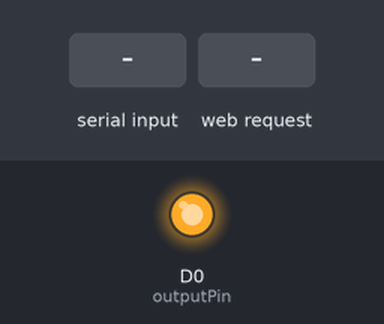
The sketch below on a simulated ESP8266 (NodeMCU). Parts: output pins drawn as LEDs (lit = HIGH). The test bench sets the inputs (shaded band). WiFi joins after 1.5 s; servers stay silent unless stated; what the sketch prints to the serial monitor is not drawn.

Above: at 2.7 s.
2.8 s: "on\n" received over the second serial link
At 5.0 s:
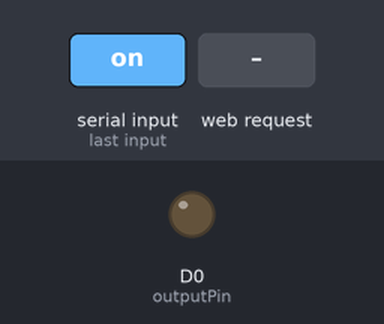
5.3 s: HTTP request GET /5/on received
6.8 s: "0\n" received over the second serial link
At 9.0 s:
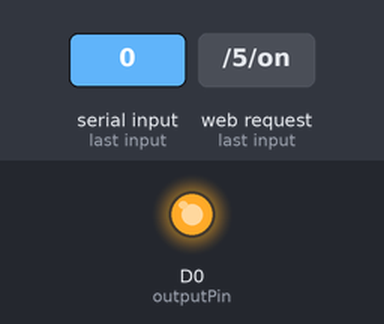
9.3 s: HTTP request GET /5/off received
10.8 s: HTTP request GET /on received
12.3 s: "GET /5/on\n" received over the second serial link
Timing chart, 0 to 15.3 s (numbered marks = the images above; inputs shaded):
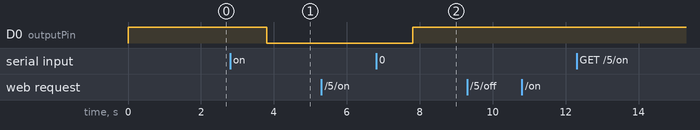

Measured:
- after the input at 2.8 s, D0 (outputPin): HIGH → LOW after 1.0 s
- after the input at 5.3 s, every drawn part: stays the same
- after the input at 6.8 s, D0 (outputPin): LOW → HIGH after 1.0 s
- after the input at 9.3 s, every drawn part: stays the same
- after the input at 10.8 s, every drawn part: stays the same
- after the input at 12.3 s, every drawn part: stays the same

The sketch:

ESP8266_Src.ino
```cpp
#include <SoftwareSerial.h>
#include <ESP8266WiFi.h>

SoftwareSerial mySerial(D4, D5); //RX, TX
// D4 RX - PA9
// D5 TX - PA10
// (Send and Receive)\

//Replace with my networl credentials
const char* ssid = "jck";
const char* password = "jck12345678";
//Set web server port number to 8888
WiFiServer server(80);

//Variable to store the HTTP request
String header;

//Auxiliar variable to store the current output store
String outputLD2 = "off";
String IP = "";
//Assign output variable to GPIO pins
const byte outputPin = D0;

//Current time
unsigned long currentTime = millis();
//Previous time
unsigned long previousTime = 0;
//Define timeout time in milliseconds (example: 2000 ms = 2s )
const long timeoutTime = 2000;

void setup() {
  Serial.begin(115200);
  mySerial.begin(115200);
  // put your setup code here, to run once:
  // Connect to Wi-Fi network with SSID and password
//  pinMode(LED_BUILTIN,OUTPUT);
  Serial.print("Connecting to ");
  Serial.println(ssid);
  WiFi.begin(ssid, password);
//  mySerial.begin(9600);
//
//  pinMode(rxPin, INPUT);
//  pinMode(txPin, OUTPUT);
  pinMode(outputPin, OUTPUT);
//  pinMode(D0,OUTPUT);
//
  digitalWrite(outputPin, HIGH);
  while (WiFi.status() != WL_CONNECTED) {
    Serial.print(".");
    delay(500);
  }

  // Print local IP address and start web server
  Serial.println("");
  Serial.println("WiFi connected.");
  Serial.println("IP address: ");
  Serial.println(WiFi.localIP());
  IP = IpAddress2String(WiFi.localIP());
  server.begin();
}
bool state = false;
String input ="";
int temp,distance;
void loop() {


  if(Serial.available() > 0){//Read from serial monitor and send
      input = Serial.readString();
      mySerial.println(input);
    }

    if(mySerial.available() > 1){//Read from  STM module and send to serial monitor
      input = mySerial.readString();
      Serial.println(input);
      if(input.length() >=4){
        temp = (getValue(input,' ',0).toInt()==0)? 99:getValue(input,' ',0).toInt();
        distance = (getValue(input,' ',1).toInt()==0)?distance:getValue(input,' ',1).toInt();
      }
      Serial.print("=>");
      Serial.print(temp);
      Serial.print(" ");
      Serial.print(distance);
      Serial.print(" ");
      Serial.println(state);
      if(outputLD2 == "on"){
        state = true;
      }
      if(state) digitalWrite(outputPin, HIGH); //LED on
      else {digitalWrite(outputPin, LOW);}
    }
    delay(20);

    // put your main code here, to run repeatedly:
    WiFiClient client = server.available();   // Listen for incoming clients

  if (client) {                             // If a new client connects,
    Serial.println("New Client.");          // print a message out in the serial port
    String currentLine = "";                // make a String to hold incoming data from the client
    currentTime = millis();
    previousTime = currentTime;
    while (client.connected() && currentTime - previousTime <= timeoutTime) { // loop while the client's connected
      currentTime = millis();
      if (client.available()) {             // if there's bytes to read from the client,
        char c = client.read();             // read a byte, then
        Serial.write(c);                    // print it out the serial monitor
        header += c;
        if (c == '\n') {                    // if the byte is a newline character
          // if the current line is blank, you got two newline characters in a row.
          // that's the end of the client HTTP request, so send a response:
          if (currentLine.length() == 0) {
            // HTTP headers always start with a response code (e.g. HTTP/1.1 200 OK)
            // and a content-type so the client knows what's coming, then a blank line:
            client.println("HTTP/1.1 200 OK");
            client.println("Content-type:text/html");
            client.println("Connection: close");
            client.println();

            // turns the GPIOs on and off
            if (header.indexOf("GET /5/on") >= 0) {
              Serial.println("GPIO 5 on");
              outputLD2 = "on";
            } else if (header.indexOf("GET /5/off") >= 0) {
              Serial.println("GPIO 5 off");
              outputLD2 = "off";
              state = false;

            }

            // Display the HTML web page
            client.println("<!DOCTYPE html><html>");
            client.println("<head><meta charset=\"UTF-8\"><meta http-equiv=\"X-UA-Compatible\" content=\"IE=edge\"><meta name=\"viewport\" content=\"width=device-width, initial-scale=1\"><title>Final project</title>");
            client.println("<link rel=\"icon\" href=\"data:,\">");
            // CSS to style the on/off buttons
            // Feel free to change the background-color and font-size attributes to fit your preferences
            client.println("<style>html { font-family: Helvetica; display: inline-block; text-align: center; background-color: #fff0d9;}");
            client.println(".buttonOn { margin: 2px; background-color: #8FE381; border: 2px solid #422800; border-radius: 30px;box-shadow: #422800 4px 4px 0 0;");
            client.println("color: #422800; cursor: pointer; display: inline-block; font-weight: 600; font-size: 18px; padding: 0 18px; line-height: 50px;");
            client.println("text-align: center; text-decoration: none; user-select: none; -webkit-user-select: none; touch-action: manipulation;}");
            client.println(".buttonOn:hover { background-color: #5fa95b;}");
            client.println(".buttonOn:active { box-shadow: #422800 2px 2px 0 0; transform: translate(2px, 2px);}");
            client.println("@media (min-width: 768px) {.buttonOn { min-width: 120px; padding: 0 25px; }}");
            client.println(".buttonOff { margin: 2px; background-color: #FE6862; border: 2px solid #422800; border-radius: 30px;box-shadow: #422800 4px 4px 0 0;");
            client.println("color: #422800; cursor: pointer; display: inline-block; font-weight: 600; font-size: 18px; padding: 0 18px; line-height: 50px;");
            client.println("text-align: center; text-decoration: none; user-select: none; -webkit-user-select: none; touch-action: manipulation;}");
            client.println(".buttonOff:hover { background-color: #c23b22;}");
            client.println(".buttonOff:active { box-shadow: #422800 2px 2px 0 0; transform: translate(2px, 2px);}");
            client.println("@media (min-width: 768px) {.buttonOff { min-width: 120px; padding: 0 25px; }}");
            client.println(".header { color: #422800; margin-top: 150px;} ");
            client.println(".showState{ color: #836953; font-family: sans-serif; font-weight: 18px; font-size: large; margin: 30px;");
            client.println(" border: 2px solid #422800; border-radius: 30px; display: inline-block; line-height: 50px; text-align: center; text-decoration: none;");
            client.println(" user-select: none; padding: 0 50px;}</style></head>");

            // Web Page Heading
            client.println("<body><div class=\"header\"><h1>ESP8266 Web Server</h1></div>");
            client.println("<script>let counter = 1;setInterval(() => {counter++;if(counter > 25) location.reload();}, 200);</script>");
//            client.println("<script>redir(()=>{window.location.replace(\"172.20.10.2/5/on\");});</script>");
//            client.println("<script>if(distance<=40) redir(); </script>");
            if(distance <=60 && outputLD2 == "off"){
              outputLD2=="on";
              state = true;
              Serial.println("REDIRECT!!!!! : http://" + IP + "/5/on");

              client.println("<script>window.location.replace(\"http://172.20.10.7/5/on\");</script>");
//              client.println("<script>window.location.replace(\"http://\"" + IP + "\"/5/on\");</script>");
//              delay(500);
            }
            // Display current state, and ON/OFF buttons for GPIO 5
            client.println("<div class=\"showState\"><p> Temparature:" + String(temp) + "</p></div>");
            client.println("<div class=\"showState\"><p>GPIO 5 - State " + outputLD2 + "</p></div>");
            // If the outputLD2 is off, it displays the ON button
            if (outputLD2=="off") {
              client.println("<p><a href=\"/5/on\"><button class=\"buttonOn\">ON</button></a></p>");
            } else {

              client.println("<p><a href=\"/5/off\"><button class=\"buttonOff\">OFF</button></a></p></body></html>");
            }
            // The HTTP response ends with another blank line
            client.println();
            // Break out of the while loop
            break;
          } else { // if you got a newline, then clear currentLine
//            Serial.println("2");
            currentLine = "";
          }
        } else if (c != '\r') {  // if you got anything else but a carriage return character, // time gap when switch page on-off
//          Serial.println("3");
          currentLine += c;      // add it to the end of the currentLine
        }
      }
    }

    // Clear the header variable
    header = "";
    // Close the connection
    client.stop();
    Serial.println("Client disconnected.");
    Serial.println("");
  }
}

String getValue(String data, char separator, int index)
{
  int found = 0;
  int strIndex[] = {0, -1};
  int maxIndex = data.length()-1;

  for(int i=0; i<=maxIndex && found<=index; i++){
    if(data.charAt(i)==separator || i==maxIndex){
        found++;
        strIndex[0] = strIndex[1]+1;
        strIndex[1] = (i == maxIndex) ? i+1 : i;
    }
  }

  return found>index ? data.substring(strIndex[0], strIndex[1]) : "";
}
String IpAddress2String(const IPAddress& ipAddress)
{
  return String(ipAddress[0]) + String(".") +\
  String(ipAddress[1]) + String(".") +\
  String(ipAddress[2]) + String(".") +\
  String(ipAddress[3])  ;
}
```
